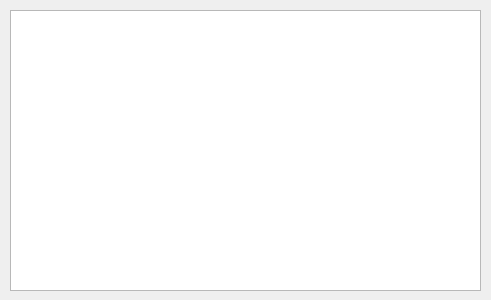
<?xml version="1.0" encoding="UTF-8"?>
<ui version="4.0">
 <class>viewUsers</class>
 <widget class="QDialog" name="viewUsers">
  <property name="geometry">
   <rect>
    <x>0</x>
    <y>0</y>
    <width>491</width>
    <height>300</height>
   </rect>
  </property>
  <property name="windowTitle">
   <string>Dialog</string>
  </property>
  <widget class="QTableView" name="tableView">
   <property name="geometry">
    <rect>
     <x>10</x>
     <y>10</y>
     <width>471</width>
     <height>281</height>
    </rect>
   </property>
  </widget>
 </widget>
 <resources/>
 <connections/>
</ui>
